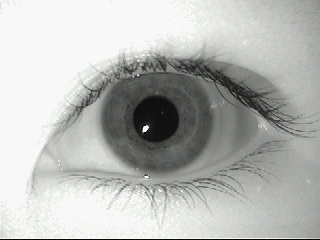
#> input picture p2/test_images/1/left/aeval1.bmp, 320 x 240 px; its folder holds only this picture in this run
$ python eyes.py
#> lines starting #> are read from the running program, lines starting #| are printed output that depends on the picture
import os

import cv2 as cv
import numpy as np
from matplotlib import pyplot as plt


folder = "test_images/1/left"

for images in os.listdir(folder):
    if not images.endswith(".db"):
        img_path = os.path.join(folder, images)

        in_img = cv.imread(img_path, cv.IMREAD_GRAYSCALE)
#> in_img: shape (240, 320); min 2, max 248, mean 184.7
        blur_img = cv.GaussianBlur(in_img, (5, 5), 1.5)
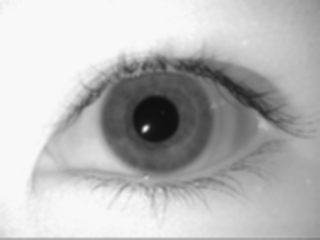
#> blur_img: shape (240, 320); min 15, max 248, mean 185

        thr_img = np.where(blur_img < 0.1, 1, 0)
#> thr_img: shape (240, 320) int64; every value is 0

        possible_centers = []

        for i in range(blur_img.shape[0]):
            for j in range(blur_img.shape[1]):
                if blur_img[i, j] < 0.1*255:
                    possible_centers.append((j, i))

        cimg = cv.cvtColor(blur_img, cv.COLOR_GRAY2BGR)
        circles = cv.HoughCircles(blur_img, cv.HOUGH_GRADIENT, 1, 10,
                                  param1=50, param2=40, minRadius=40, maxRadius=70)
#> circles = [[158.5, 114.5, 58.3], [164.5, 122.5, 63.9]]

        circles = np.uint16(np.around(circles))
#> circles = [[158, 114, 58], [164, 122, 64]]
        detected_centers = []

        for circle in circles[0, :]:
            x, y, r = circle
            for point in possible_centers:
                px, py = point
                # Check if the circle center is close to the candidate point
                if (x, y) == (px, py):
                    detected_centers.append((x, y, r))
                    break
#> this loop made 2 passes
#> after the loop, detected_centers = [(158, 114, 58), (164, 122, 64)]

        for i in detected_centers:
            # draw the outer circle
            cv.circle(cimg, (i[0], i[1]), i[2], (0, 255, 0), 2)
            # draw the center of the circle
            cv.circle(cimg, (i[0], i[1]), 2, (0, 0, 255), 3)
#> this loop made 2 passes
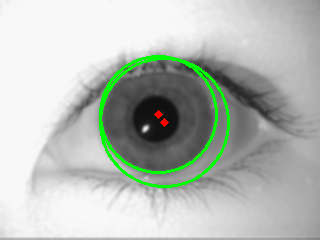
#> cimg: shape (240, 320, 3); mean B, G, R 181.5, 188.5, 181.7

        plt.imshow(cimg, cmap="gray")
        plt.title(img_path)
        plt.show()

$ run again, on p2/test_images/1/left/aeval3.bmp
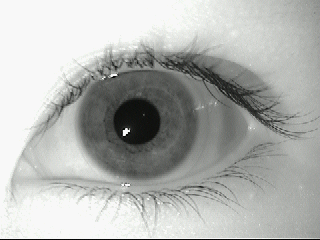
#> input picture p2/test_images/1/left/aeval3.bmp, 320 x 240 px
#> `blur_img = cv.GaussianBlur(in_img, (5, 5), 1.5)`:
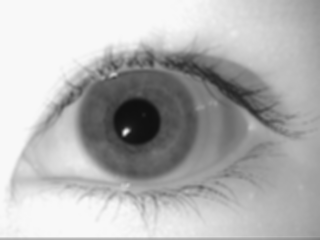
#> blur_img: shape (240, 320); min 15, max 248, mean 178.9
#> thr_img: shape (240, 320) int64; every value is 0
#> `circles = cv.HoughCircles(blur_img, cv.HOUGH_GRADIENT, 1, 10, param1=5..`: circles = [[138.5, 118.5, 60.6]]
#> `circles = np.uint16(np.around(circles))`: circles = [[138, 118, 61]]
#> the loop `for circle in circles[0, :]:` made 1 pass
#> after the loop `for circle in circles[0, :]:`: detected_centers = [(138, 118, 61)]
#> the loop `for i in detected_centers:` made 1 pass
#> after the loop `for i in detected_centers:`:
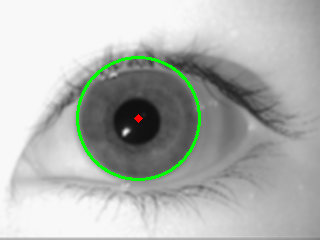
#> cimg: shape (240, 320, 3); mean B, G, R 176.9, 180.9, 177.1
